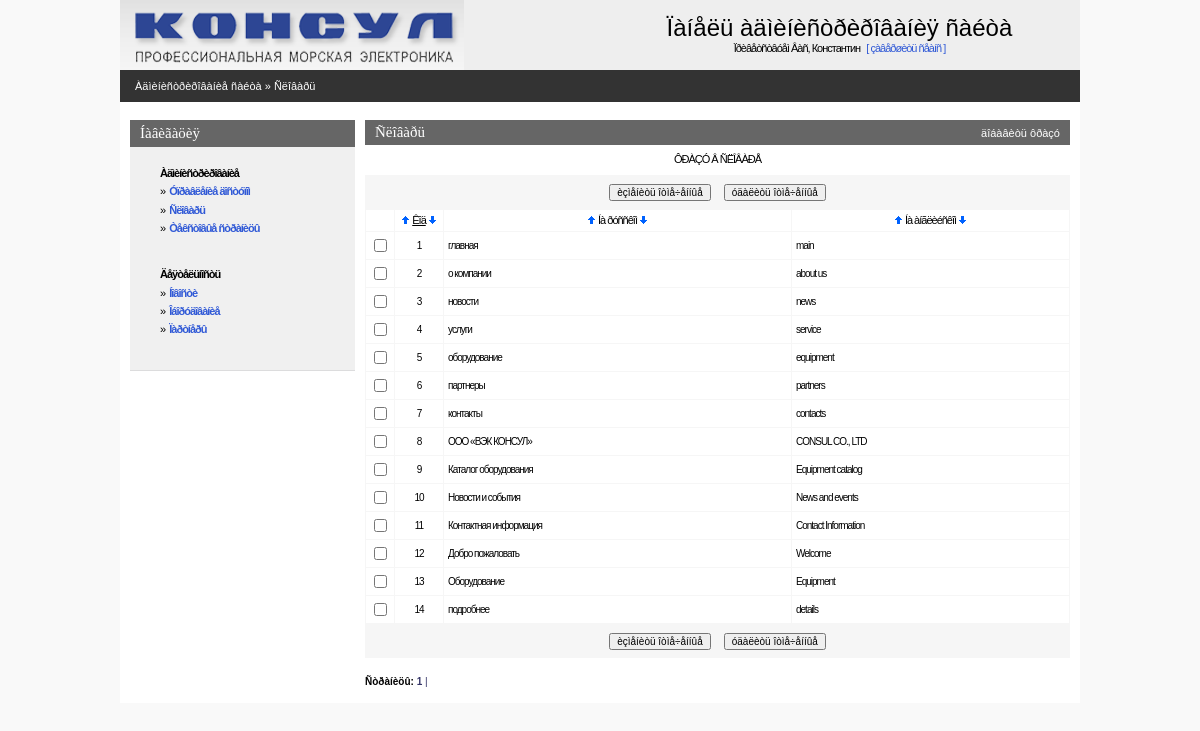
The page /admin/dict.php (signed in) on the database as committed earlier.
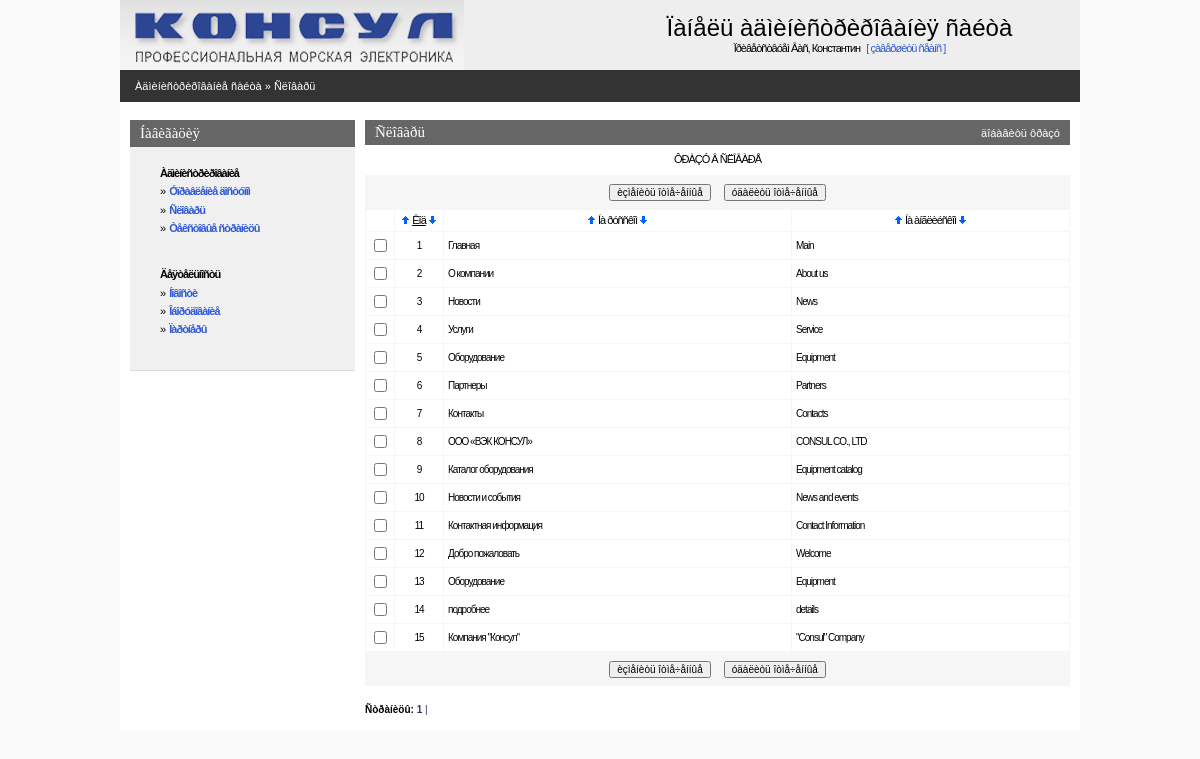
The same page on the database as committed later.
### tables this page shows
CREATE TABLE IF NOT EXISTS `consul_dict` (
  `dict_code` int(11) NOT NULL AUTO_INCREMENT,
  `dict_ru` varchar(250) NOT NULL,
  `dict_en` varchar(250) NOT NULL,
  PRIMARY KEY (`dict_code`)
);

### admin/inc/session.php (called while the page is built, shortened)
<?php
   $REGUSER["code"]=$_SESSION["REGUSER"]["code"];
   $REGUSER["name"]=$_SESSION["REGUSER"]["name"];
   $REGUSER["login"]=$_SESSION["REGUSER"]["login"];
   $REGUSER["pass"]=$_SESSION["REGUSER"]["pass"];
   $REGUSER["email"]=$_SESSION["REGUSER"]["email"];
   $REGUSER["radmin"]=$_SESSION["REGUSER"]["radmin"];
   $REGUSER["rtext"]=$_SESSION["REGUSER"]["rtext"];
   $REGUSER["rnews"]=$_SESSION["REGUSER"]["rnews"];
   $REGUSER["requipment"]=$_SESSION["REGUSER"]["requipment"];
   $REGUSER["rpartner"]=$_SESSION["REGUSER"]["rpartner"];
?>

### admin/inc/connect.php (called while the page is built, shortened)
<?php
    $PHP_SELF=$_SERVER['PHP_SELF'];
?>

### admin/inc/const.php (called while the page is built, shortened)
<?php
    $PREFFIX="consul";
?>

### admin/dict.php (the view, shortened to what this page needs)
<?php
include("inc/settings.php");
$per_page=50;
if(!($sortby)) $sortby='dict_code'; else {$sortby=explode(" ",$sortby);$sortby=$sortby[0];}
if(!isset($sortdir)) {$sortdir="";$realsortdir="ASC"; }
else if(!intval($sortdir)) {$sortdir="";$realsortdir="ASC";} else {$sortdir="1";$realsortdir="DESC";}
$mainquery="select {$PREFFIX}_dict.dict_code, dict_ru, dict_en
            from {$PREFFIX}_dict
            order by $sortby $realsortdir";
?>
<? include ("inc/head.php"); ?>
<BODY>
<center>
<div class=mainbody>
<? include("inc/top.php");?>
<table Border=0 CellSpacing=0 CellPadding=0 width=100%>
  <tr><td class=pageline>
     <div class=wmiddletext><a href="main.php">Àäìèíèñòðèðîâàíèå ñàéòà</a> &#187; <a href="dict.php">Ñëîâàðü</a></div>
  </td></tr>
</table>
<table Border=0 CellSpacing=0 CellPadding=0 class=mainbody>
 <tr valign=top>
  <td width=10></td>
  <? include("inc/leftmenu.php"); ?>
  <td width=10></td>
  <td>
<?php
echo"<form name='data' action=$PHP_SELF method=POST>";
?>
<table class=grayhead Border=0 CellSpacing=0 CellPadding=0 >
 <tr class=normaltext>
  <td ><div ><h4>Ñëîâàðü</h4></div></td>
  <td align=right class=wmiddletext><a class=submenu onclick="displayform(this,'äîáàâèòü ôðàçó')">äîáàâèòü ôðàçó</a></td>
 </tr>
</table>
<table Border=0 CellSpacing=0 class=pagebluetable CellPadding=0 >
 <tr><td class=lmenutext height=30 bgcolor=#ffffff align="center">ÔÐÀÇÓ Â ÑËÎÂÀÐÅ</td></tr>
</table>
<?php
$res=mysql_query ($mainquery) or die ("Íå ìîãó âûáðàòü ôðàçû. Îøèáêà â çàïðîñå.");
  $num_rows=mysql_num_rows($res);
  if($num_rows)
  {
      $page_quant=ceil($num_rows / $per_page);
  }
?>
<table Border=0 CellSpacing=0 class=pagebluetable CellPadding=0>
 <tr><td>
 <center>
 <table>
 <tr height=30 >
    <td><input type=button onClick=Send('U') value='èçìåíèòü îòìå÷åííûå' class=smalltext></td>
    <td width=5></td>
    <td><input type=button onClick=ConfirmSend('D') value='óäàëèòü îòìå÷åííûå'  class=smalltext></td>
 </tr>
 </table>
 </td></tr>
</table>
<table Border=0 CellSpacing=1 class=bluetable CellPadding=4 width=100%>
  <tr class=lmenutext height=20 align=center bgcolor=#ffffff>
    <td width=20>&nbsp;</td>
    <td width=40><?=SortTitle("Êîä","dict_code",$sortby,$sortdir);?></td>
    <td><?=SortTitle("Íà ðóññêîì","dict_ru",$sortby,$sortdir);?></td>
    <td><?=SortTitle("Íà àíãëèéñêîì","dict_en",$sortby,$sortdir);?></td>
<?php
  if($num_rows)
  {
      $page_quant=ceil($num_rows / $per_page);
    $start_pos=$curr_page*$per_page;
    if ($start_pos+$per_page<$num_rows) $end_pos=$start_pos+$per_page;
       else $end_pos=$num_rows;
    for ($x=$start_pos; $x<$end_pos; $x++)
    {
    list($dict_code,$dict_ru,$dict_en)=mysql_fetch_array($res);
    $checkname=$dict_code;
    echo"<tr class=edittabletext height=24 bgcolor=#ffffff>";
    echo"<TD width=20 align=center ><input type='checkbox' name=\"C#$checkname\" id=\"C#$checkname\"></TD>";
    echo"<TD class=smalltext width=40 align=center >$dict_code</TD>";
    echo"<TD class=smalltext ondblclick='change_line(\"$checkname\",\"F#$checkname#dict_ru#string\");' id=\"F#$checkname#dict_ru#string\">".Show($dict_ru)."</TD>\n";
    echo"<TD class=smalltext ondblclick='change_line(\"$checkname\",\"F#$checkname#dict_en#string\");' id=\"F#$checkname#dict_en#string\">".Show($dict_en)."</TD>\n";
    echo"</TR>\n";
    }
  }
?>
<table Border=0 CellSpacing=0 class=pagebluetable CellPadding=0 width=95%>
 <tr><td>
 <center>
 <table>
 <tr height=30 >
    <td><input type=button onClick=Send('U') value='èçìåíèòü îòìå÷åííûå' class=smalltext></td>
    <td width=5></td>
    <td><input type=button onClick=ConfirmSend('D') value='óäàëèòü îòìå÷åííûå'  class=smalltext></td>
 </tr>
 </table>
 </td></tr>
</table>
<br>
<?php
echo"<div align=left class=smalltext><b>Ñòðàíèöû:</b>  ";
for ($i=1;$i<$page_quant+1;$i++)
 {
   $y=$i-1;
   if ($curr_page==$y) {$t1="<b>";$t2="</b>";} else {$t1="";$t2="";}
   echo"<a class=blue href=$PHP_SELF?curr_page=$y&sortby=$sortby&sortdir=$sortdir>$t1 $i $t2|</a>&nbsp";
 }
echo"</div>";
?>
    <td width=10></td>
</center>
</BODY>
</HTML>

### admin/inc/head.php (shortened to what this page needs)
<HTML>
<HEAD>
   <LINK REL=stylesheet HREF="css/styles.css" TYPE="text/css">
</HEAD>

### admin/inc/top.php (shortened to what this page needs)
<table Border=0 CellSpacing=0 CellPadding=0 width=100%>
 <tr  style="padding:10px;" bgcolor=#eeeeee>
    <td><img src="../img/logo.gif" border=0></td>
    <td align=center>
       <h1>Ïàíåëü àäìèíèñòðèðîâàíèÿ ñàéòà</h1>
       <span class=lmenupart>Ïðèâåòñòâóåì Âàñ, <?=$REGUSER["name"]?> <a class=lmenupart href="index.php?op=out"> &nbsp;&nbsp;[&nbsp;çàâåðøèòü ñåàíñ&nbsp;]</a></span>
    </td>
 </tr>
</table>

### admin/inc/leftmenu.php (shortened to what this page needs)
<td class=leftpanel>
<table CellSpacing=0 CellPadding=0>
<tr><td class=bluehead><h4>Íàâèãàöèÿ</h4><td></tr>
<tr><td class=blueblock>
<div style="margin-left:20px">
<?php
if( isAllowed("radmin")||isAllowed(rtext))
{
echo"<p><div class=lmenupart><b>Àäìèíèñòðèðîâàíèå</b></div>";
if( isAllowed("radmin"))
		echo"<div class=lmenupart>&#187;&nbsp; <b><a href=\"admin.php\">Óïðàâëåíèå äîñòóïîì</a></b></div>";
if( isAllowed("rtext"))
  {
    echo"<div class=lmenupart>&#187;&nbsp; <b><a href=\"dict.php\">Ñëîâàðü</a></b></div>";
    echo"<div class=lmenupart>&#187;&nbsp; <b><a href=\"textpage.php\">Òåêñòîâûå ñòðàíèöû</a></b></div>";
  }
}
if(isAllowed(("rnews")) || (isAllowed("requipment")) || (isAllowed("rpartner")))
{
	echo "<br><p><div class=lmenupart><b>Äåÿòåëüíîñòü</b></div>";
	if (isAllowed("rnews")) echo"<div class=lmenupart>&#187;&nbsp; <b><a href=\"newspage.php\"> Íîâîñòè </a></b></div>";
	if (isAllowed("requipment")) echo"<div class=lmenupart>&#187;&nbsp; <b><a href=\"catalogpage.php\">Îáîðóäîâàíèå</a></b></div>";
	if (isAllowed("rpartner")) echo"<div class=lmenupart>&#187;&nbsp; <b><a href=\"partnerpage.php\">Ïàðòíåðû</a></b></div>";
}
?>
</div>
<br>
<td></tr>
</table>
  <td>

### admin/inc/functions.php (shortened to what this page needs)
<?php
function Show($val)
{    if (trim($val)=="") return "&nbsp"; else return $val; }
function SortTitle($title,$fieldname,$sortby,$sortdir)
{
  $baseurl=preg_replace("/&sortby=.*/i","",$_SERVER['REQUEST_URI']);
  $baseurl=preg_replace("/&sortdir=[0|1]/i","",$baseurl);
  if(!strpos($baseurl,"?")) $baseurl.="?a=1";
  if($fieldname==$sortby)
  {
       $t1="<u>";$t2="</u>";
       if($sortdir==1) $c1="border=1";else $c1="border=0";
       if($sortdir==0) $c0="border=1";else $c0="border=0";
  }
  else { $t1=$t2=""; $c1=$c0="border=0"; }
  return "<a href=\"$baseurl&sortby=$fieldname&sortdir=0\" ><img class=\"arr\" title=\"ñîðòèðîâàòü ïî âîçðàñòàíèþ\" alt=\"ñîðòèðîâàòü ïî âîçðàñòàíèþ\" src=\"graph/uarr.gif\" width=9 height=10 $c0></a>&nbsp;{$t1}$title{$t2}&nbsp;<a href=\"$baseurl&sortby=$fieldname&sortdir=1\"><img class=\"arr\" title=\"ñîðòèðîâàòü ïî óáûâàíèþ\" alt=\"ñîðòèðîâàòü ïî óáûâàíèþ\" src=\"graph/darr.gif\" width=9 height=10 $c1 ></a></div>";
}
function isAllowed($right)
{
    global $PREFFIX,$REGUSER;
    return ($REGUSER[$right]);
}
?>

### admin/css/styles.css (style rules this page uses)
body { padding:0px; margin:0px; background-color:#f9f9f9; }
a { text-decoration : none; color: #3059D6; }
img { border-color: #000000; }
.mainbody { width:960px; background-color:#ffffff; }
.pageline { height:32px; background-color:#333333; padding-left:15px; }
.grayhead { width:100%; height:25px; padding-left:10px; padding-right:10px; background-color:#666666; }
.pagebluetable { width:100%; background-color:#f6f6f6; }
.bluetable { background-color:#f6f6f6; }
.leftpanel { width:225px; font-size:8px; }
.lmenupart { text-decoration:none; letter-spacing: -1px; line-height:10pt; margin-bottom:5px; font-size:11px; font-family: Verdana,Arial,Helvetica,Sans-serif,Tahoma,Pragmatica; }
.lmenutext { text-decoration:none; letter-spacing: -1px; line-height:10pt; margin-left:10px; margin-right:10px; margin-top:3px; margin-bottom:3px; font-size:11px; font-family: Verdana,Arial,Helvetica,Sans-serif,Tahoma,Pragmatica; }
.edittabletext { color:#666666; text-decoration:none; letter-spacing: -1px; line-height:12pt; font-size:11px; font-family: Verdana,Arial,Helvetica,Sans-serif,Tahoma,Pragmatica; }
.bluehead { width:220px; height:27px; padding-left:10px; background-color:#666666; }
.blueblock { width:220px; padding:10px; background-color:#f0f0f0; border-bottom: 1px solid #DCDCDD; }
H1 { text-decoration:none; font-weight:normal; padding:0; margin:0; font-family: Arial, Verdana; font-size : 24px; }
H4 { text-decoration:none; font-weight:normal; color:#ffffff; padding:0; margin:0; font-family: Verdana; font-size : 15px; }
.submenu { cursor:hand;cursor:pointer; }
p { text-decoration:none; padding:0; margin-top:10px; margin-bottom:0px; }
.normaltext { text-decoration:none; color:#000066; font-family:Verdana, Tahoma, Arial, Helvetica, Sans-serif, Pragmatica; font-size:12px; }
.smalltext { text-decoration:none; color:#000000; font-family:Verdana, Tahoma, Arial, Helvetica, Sans-serif, Pragmatica; font-size:10px; }
.wmiddletext { text-decoration:none; color:#ffffff; font-family:Verdana, Tahoma, Arial, Helvetica, Sans-serif, Pragmatica; font-size:11px; }
.wmiddletext a { text-decoration:none; color:#ffffff; }
.blue { color: #333366; }
.arr { position:relative;top:1px; }

Rows that differ between the two databases and show on the page:
changed consul_dict id 1: dict_ru "главная" → "Главная"; dict_en "main" → "Main"
changed consul_dict id 2: dict_ru "о компании" → "O компании"; dict_en "about us" → "About us"
changed consul_dict id 3: dict_ru "новости" → "Новости"; dict_en "news" → "News"
changed consul_dict id 4: dict_ru "услуги" → "Услуги"; dict_en "service" → "Service"
changed consul_dict id 5: dict_ru "оборудование" → "Oборудование"; dict_en "equipment" → "Equipment"
changed consul_dict id 6: dict_ru "партнеры" → "Партнеры"; dict_en "partners" → "Partners"
changed consul_dict id 7: dict_ru "контакты" → "Контакты"; dict_en "contacts" → "Сontacts"
added consul_dict: dict_code "15", dict_ru "Компания \"Консул\"", dict_en "\"Consul\" Company"
